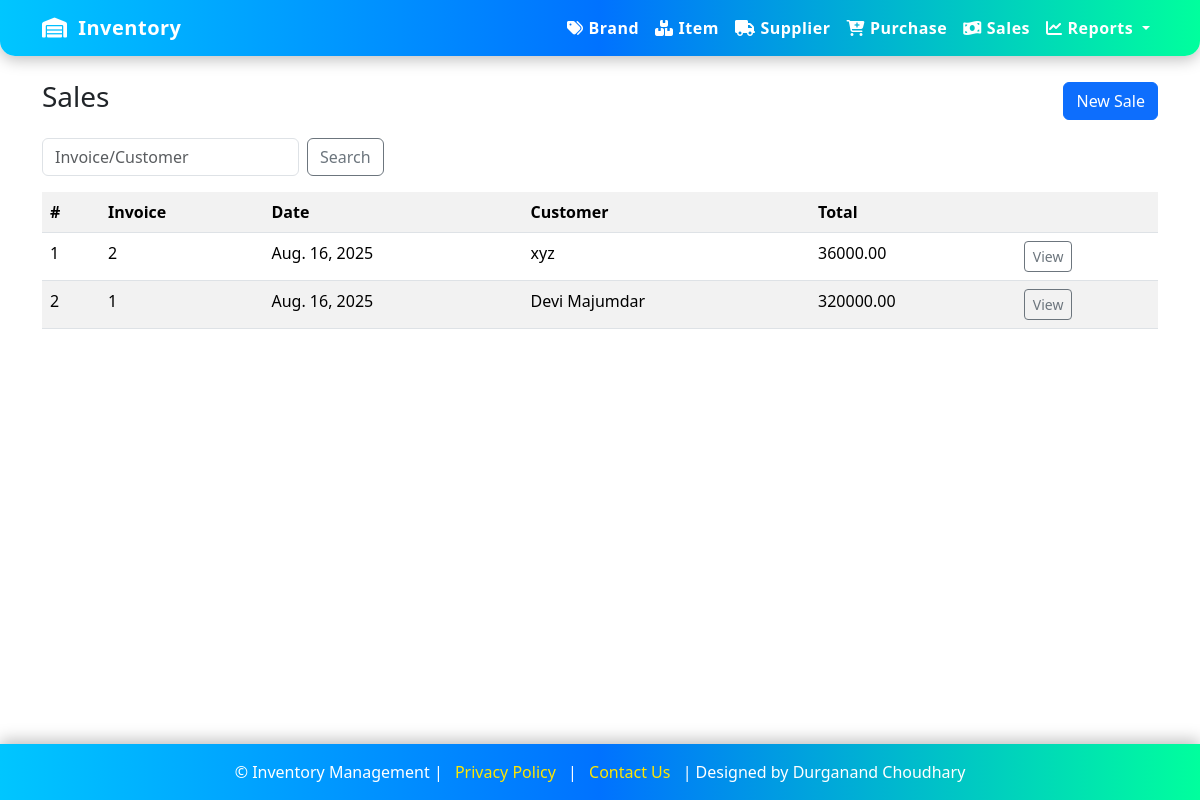
Page /sales/ on the committed database.
### inventory/models.py (models this page shows, shortened)
class SaleMaster(models.Model):  # sale_mstr 6
    customer_name = models.CharField(max_length=150)
    number = models.CharField(max_length=20, blank=True)
    invoice_no = models.CharField(max_length=50)
    invoice_date = models.DateField()
    totalamount = models.DecimalField(max_digits=14, decimal_places=2, default=0)
    status = models.BooleanField(default=True)
    datetime = models.DateTimeField(default=timezone.now)

### inventory/views.py (the view)
# urls.py: path('sales/', views.sale_list, name='sale_list'),
def sale_list(request):
    q = request.GET.get('q', '')
    objs = SaleMaster.objects.order_by('-invoice_date','-id')
    if q:
        objs = objs.filter(Q(invoice_no__icontains=q)|Q(customer_name__icontains=q))
    return render(request, 'inventory/sale_list.html', {'objects': objs, 'q': q})

### inventory/templates/inventory/sale_list.html
{% extends 'inventory/base.html' %}
{% block content %}
<div class="d-flex justify-content-between align-items-center mb-3">
  <h3>Sales</h3>
  <a class="btn btn-primary" href="{% url 'sale_create' %}">New Sale</a>
</div>
<form class="row g-2 mb-3">
  <div class="col-auto"><input class="form-control" name="q" placeholder="Invoice/Customer" value="{{ q }}"></div>
  <div class="col-auto"><button class="btn btn-outline-secondary">Search</button></div>
</form>
<table class="table table-striped">
  <tr><th>#</th><th>Invoice</th><th>Date</th><th>Customer</th><th>Total</th><th></th></tr>
  {% for o in objects %}
  <tr>
    <td>{{ forloop.counter }}</td>
    <td>{{ o.invoice_no }}</td>
    <td>{{ o.invoice_date }}</td>
    <td>{{ o.customer_name }}</td>
    <td>{{ o.totalamount }}</td>
    <td><a class="btn btn-sm btn-outline-secondary" href="{% url 'sale_detail' o.pk %}">View</a></td>
  </tr>
  {% empty %}<tr><td colspan="6">No sales.</td></tr>{% endfor %}
</table>
{% endblock %}

### inventory/templates/inventory/base.html (style rules this page uses)
html, body { height: 100%; }
body { display: flex; flex-direction: column; }

### rows in the picture
SaleMaster: invoice_no "2", invoice_date "Aug. 16, 2025", customer_name "xyz", totalamount "36000.00"
SaleMaster: invoice_no "1", invoice_date "Aug. 16, 2025", customer_name "Devi Majumdar", totalamount "320000.00"
